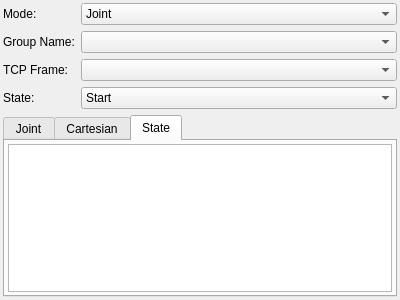
<?xml version="1.0" encoding="UTF-8"?>
<ui version="4.0">
 <class>ManipulationWidget</class>
 <widget class="QWidget" name="ManipulationWidget">
  <property name="geometry">
   <rect>
    <x>0</x>
    <y>0</y>
    <width>400</width>
    <height>300</height>
   </rect>
  </property>
  <property name="windowTitle">
   <string>Form</string>
  </property>
  <layout class="QVBoxLayout" name="vertical_layout">
   <property name="leftMargin">
    <number>3</number>
   </property>
   <property name="topMargin">
    <number>3</number>
   </property>
   <property name="rightMargin">
    <number>3</number>
   </property>
   <property name="bottomMargin">
    <number>3</number>
   </property>
   <item>
    <widget class="QFrame" name="frame">
     <property name="frameShape">
      <enum>QFrame::NoFrame</enum>
     </property>
     <property name="frameShadow">
      <enum>QFrame::Raised</enum>
     </property>
     <layout class="QFormLayout" name="formLayout">
      <property name="leftMargin">
       <number>0</number>
      </property>
      <property name="topMargin">
       <number>0</number>
      </property>
      <property name="rightMargin">
       <number>0</number>
      </property>
      <property name="bottomMargin">
       <number>0</number>
      </property>
      <item row="1" column="0">
       <widget class="QLabel" name="group_label">
        <property name="text">
         <string>Group Name:</string>
        </property>
       </widget>
      </item>
      <item row="1" column="1">
       <widget class="QComboBox" name="group_combo_box"/>
      </item>
      <item row="3" column="0">
       <widget class="QLabel" name="tcp_label">
        <property name="text">
         <string>TCP Frame:</string>
        </property>
       </widget>
      </item>
      <item row="3" column="1">
       <widget class="QComboBox" name="tcp_combo_box"/>
      </item>
      <item row="0" column="0">
       <widget class="QLabel" name="mode_label">
        <property name="text">
         <string>Mode:</string>
        </property>
       </widget>
      </item>
      <item row="0" column="1">
       <widget class="QComboBox" name="mode_combo_box">
        <item>
         <property name="text">
          <string>Joint</string>
         </property>
        </item>
        <item>
         <property name="text">
          <string>Cartesian</string>
         </property>
        </item>
       </widget>
      </item>
      <item row="4" column="0">
       <widget class="QLabel" name="state_label">
        <property name="text">
         <string>State:</string>
        </property>
       </widget>
      </item>
      <item row="4" column="1">
       <widget class="QComboBox" name="state_combo_box">
        <item>
         <property name="text">
          <string>Start</string>
         </property>
        </item>
        <item>
         <property name="text">
          <string>End</string>
         </property>
        </item>
       </widget>
      </item>
     </layout>
    </widget>
   </item>
   <item>
    <widget class="QTabWidget" name="tabWidget">
     <property name="currentIndex">
      <number>2</number>
     </property>
     <widget class="QWidget" name="joint_tab">
      <attribute name="title">
       <string>Joint</string>
      </attribute>
      <layout class="QVBoxLayout" name="verticalLayout_3">
       <property name="leftMargin">
        <number>3</number>
       </property>
       <property name="topMargin">
        <number>3</number>
       </property>
       <property name="rightMargin">
        <number>3</number>
       </property>
       <property name="bottomMargin">
        <number>3</number>
       </property>
       <item>
        <widget class="tesseract_gui::JointStateSliderWidget" name="joint_state_slider" native="true"/>
       </item>
       <item>
        <spacer name="verticalSpacer">
         <property name="orientation">
          <enum>Qt::Vertical</enum>
         </property>
         <property name="sizeHint" stdset="0">
          <size>
           <width>20</width>
           <height>40</height>
          </size>
         </property>
        </spacer>
       </item>
      </layout>
     </widget>
     <widget class="QWidget" name="cartesian_tab">
      <attribute name="title">
       <string>Cartesian</string>
      </attribute>
      <layout class="QVBoxLayout" name="verticalLayout">
       <property name="leftMargin">
        <number>3</number>
       </property>
       <property name="topMargin">
        <number>3</number>
       </property>
       <property name="rightMargin">
        <number>3</number>
       </property>
       <property name="bottomMargin">
        <number>3</number>
       </property>
       <item>
        <widget class="tesseract_gui::CartesianEditorWidget" name="cartesian_widget" native="true"/>
       </item>
      </layout>
     </widget>
     <widget class="QWidget" name="state_tab">
      <attribute name="title">
       <string>State</string>
      </attribute>
      <layout class="QVBoxLayout" name="verticalLayout_2">
       <property name="leftMargin">
        <number>3</number>
       </property>
       <property name="topMargin">
        <number>3</number>
       </property>
       <property name="rightMargin">
        <number>3</number>
       </property>
       <property name="bottomMargin">
        <number>3</number>
       </property>
       <item>
        <widget class="QTreeView" name="state_tree_view">
         <property name="editTriggers">
          <set>QAbstractItemView::NoEditTriggers</set>
         </property>
        </widget>
       </item>
      </layout>
     </widget>
    </widget>
   </item>
  </layout>
 </widget>
 <customwidgets>
  <customwidget>
   <class>tesseract_gui::JointStateSliderWidget</class>
   <extends>QWidget</extends>
   <header>tesseract_widgets/joint_state_slider/joint_state_slider_widget.h</header>
   <container>1</container>
  </customwidget>
  <customwidget>
   <class>tesseract_gui::CartesianEditorWidget</class>
   <extends>QWidget</extends>
   <header>tesseract_widgets/common/cartesian_editor_widget.h</header>
   <container>1</container>
  </customwidget>
 </customwidgets>
 <resources/>
 <connections/>
</ui>
